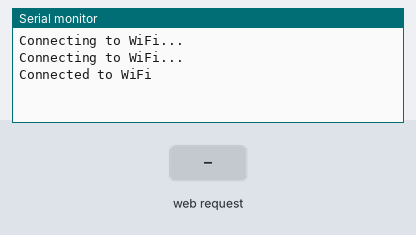
The sketch below on a simulated ESP32. Parts: the last lines printed to the serial monitor. The test bench sets the inputs (shaded band). WiFi joins after 1.5 s; servers stay silent unless stated.

Above: at 3.3 s.
3.4 s: HTTP request GET /start received
At 4.1 s:
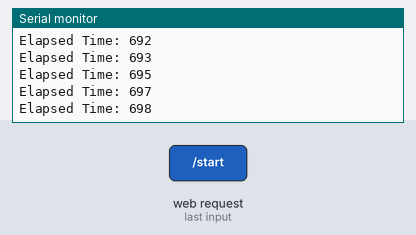
4.9 s: HTTP request GET /stop received
At 6.1 s:
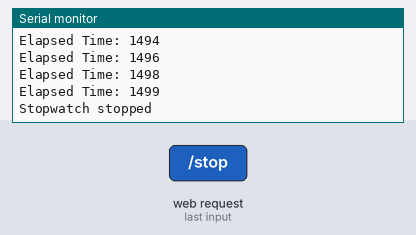
Timing chart, 0 to 7.9 s (numbered marks = the images above; inputs shaded):
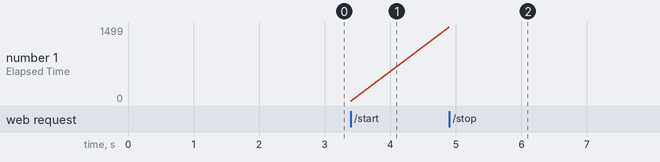

The sketch:

main_unit.ino
```cpp
#include <WiFi.h>
#include <esp_now.h>
#include <WebServer.h>

// Define global variables
unsigned long startTime = 0;
bool isRunning = false;
WebServer server;

// Function declarations
void setupWiFi();
void setupESPNow();
void startStopwatch();
void stopStopwatch();
void sendTime();
void onReceiveData(const uint8_t * mac, const uint8_t *incomingData, int len);
void handleRoot();
void handleStart();
void handleStop();
void handleTimeSync();

void setup() {
    Serial.begin(115200);
    setupWiFi();
    setupESPNow();

    // Setup web server routes
    server.on("/", handleRoot);
    server.on("/start", handleStart);
    server.on("/stop", handleStop);
    server.on("/sync", handleTimeSync);
    server.begin();
}

void loop() {
    server.handleClient();

    // Stopwatch logic
    if (isRunning) {
        unsigned long currentTime = millis();
        Serial.print("Elapsed Time: ");
        Serial.println(currentTime - startTime);
    }
}

void setupWiFi() {
    WiFi.mode(WIFI_STA);
    WiFi.disconnect();
    delay(100);
    WiFi.begin("your_SSID", "your_PASSWORD"); // Replace with your WiFi credentials
    while (WiFi.status() != WL_CONNECTED) {
        delay(1000);
        Serial.println("Connecting to WiFi...");
    }
    Serial.println("Connected to WiFi");
}

void setupESPNow() {
    if (esp_now_init() != ESP_OK) {
        Serial.println("Error initializing ESP-NOW");
        return;
    }
    esp_now_register_recv_cb(onReceiveData);
}

void startStopwatch() {
    startTime = millis();
    isRunning = true;
    Serial.println("Stopwatch started");
    sendTime();
}

void stopStopwatch() {
    isRunning = false;
    Serial.println("Stopwatch stopped");
}

void sendTime() {
    // Function to send the current stopwatch time via ESP-NOW
    // Implement the ESP-NOW sending logic here
}

void onReceiveData(const uint8_t * mac, const uint8_t *incomingData, int len) {
    // Handle incoming ESP-NOW data
}

void handleRoot() {
    server.send(200, "text/plain", "ESP32 Stopwatch System");
}

void handleStart() {
    startStopwatch();
    server.send(200, "text/plain", "Stopwatch Started");
}

void handleStop() {
    stopStopwatch();
    server.send(200, "text/plain", "Stopwatch Stopped");
}

void handleTimeSync() {
    // Implement time synchronization logic here
    server.send(200, "text/plain", "Time Synchronized");
}
```

Measured:
- after the input at 3.4 s, the serial monitor: prints a new line at once (image 1)
